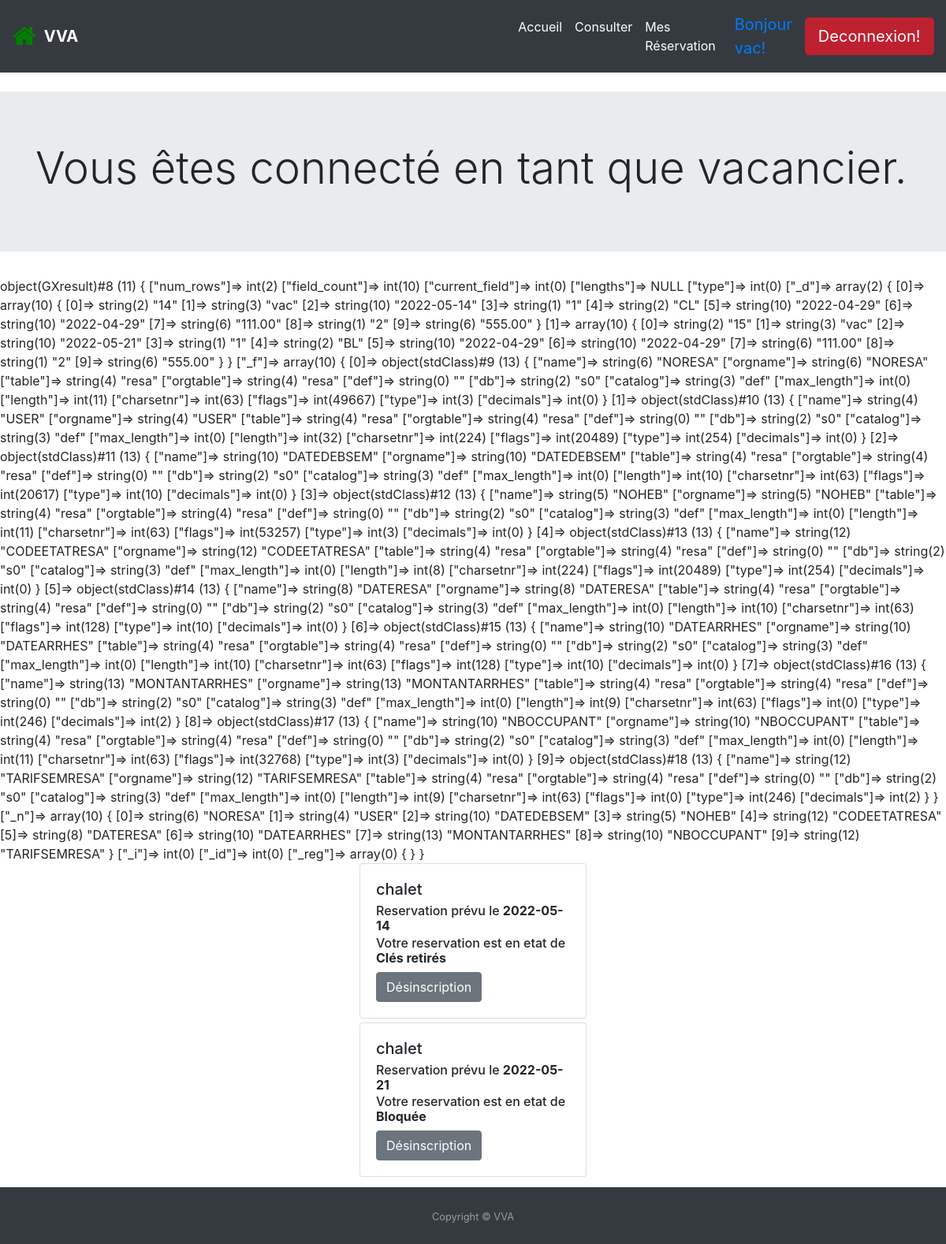
Screenshot of /page/mes_reservation.php (signed in) with the database file from the repository.
### tables this page shows
CREATE TABLE `resa` (
  `NORESA` int NOT NULL,
  `USER` char(8) NOT NULL,
  `DATEDEBSEM` date NOT NULL,
  `NOHEB` int NOT NULL,
  `CODEETATRESA` char(2) NOT NULL,
  `DATERESA` date DEFAULT NULL,
  `DATEARRHES` date DEFAULT NULL,
  `MONTANTARRHES` decimal(7,2) DEFAULT NULL,
  `NBOCCUPANT` int DEFAULT NULL,
  `TARIFSEMRESA` decimal(7,2) DEFAULT NULL
);

CREATE TABLE `hebergement` (
  `NOHEB` int NOT NULL,
  `CODETYPEHEB` char(5) NOT NULL,
  `NOMHEB` char(40) DEFAULT NULL,
  `NBPLACEHEB` int DEFAULT NULL,
  `SURFACEHEB` int DEFAULT NULL,
  `INTERNET` tinyint(1) DEFAULT NULL,
  `ANNEEHEB` int DEFAULT NULL,
  `SECTEURHEB` char(15) DEFAULT NULL,
  `ORIENTATIONHEB` char(5) DEFAULT NULL,
  `ETATHEB` char(32) DEFAULT NULL,
  `DESCRIHEB` char(200) DEFAULT NULL,
  `PHOTOHEB` char(50) DEFAULT NULL,
  `TARIFSEMHEB` decimal(7,2) DEFAULT NULL
);

CREATE TABLE `etat_resa` (
  `CODEETATRESA` char(2) NOT NULL,
  `NOMETATRESA` char(15) DEFAULT NULL
);

### includes/fonctions.php (called while the page is built, shortened)
<?php
function Connect()
{
    $con = mysqli_connect("localhost", "Os", "", "resa");
    return $con;
}
function GetHebergementChoisi($NOHEB)
{
    $con = Connect();
    mysqli_set_charset($con, "utf8");
    $sql = "SELECT * FROM hebergement WHERE NOHEB= '" . $NOHEB . "'";
    $resul = mysqli_query($con, $sql);
    return mysqli_fetch_assoc($resul);
}
function GetNomByTypeResa($codeetatresa)
{
    $con = Connect();
    mysqli_set_charset($con, "utf8");
    $req = "SELECT * FROM `etat_resa` WHERE `CODEETATRESA`= '$codeetatresa'";
    $resul = mysqli_query($con, $req);
    $resul = mysqli_fetch_array($resul, MYSQLI_ASSOC);
    return $resul;
}
function GetresevationByUser($user)
{
    $con = Connect();
    mysqli_set_charset($con, "utf8");
    $req = "SELECT * FROM `resa` WHERE `USER`= '$user' AND `CODEETATRESA` != 'AN' ";
    $resul = mysqli_query($con, $req);
    return $resul;
}

### page/mes_reservation.php (the view, shortened to what this page needs)
<?php
require_once('../includes/fonctions.php');
require_once('../includes/header.php');
?>
<div class="jumbotron jumbotron-fluid justify">
    <div class="container">
        <h1 class="display-4">Vous êtes connecté en tant que vacancier.</h1>
    </div>
</div>
<?php
$resevations = GetresevationByUser($_SESSION['login']);
var_dump($resevations);
if ($resevations != NULL) { ?>
    <?php foreach ($resevations as $revervation) :  ?>
        <?php $hebergement = $revervation['NOHEB'] ?>
        <div class="card" style="width: 18rem; margin: 0 auto; margin-bottom: .3em;">
            <div class="card-body">
                <h5 class="card-title"><? $hb = GetHebergementChoisi($hebergement);
                                        echo $hb['NOMHEB']; ?></h5>
                <h6 class="card-subtitle mb-2">Reservation prévu le <strong> <? echo $revervation['DATEDEBSEM'];
                                                                                ?> </strong></h6>
                <h6 class="card-subtitle mb-2">Votre reservation est en etat de <strong> <? $etat = GetNomByTypeResa($revervation['CODEETATRESA']);
                                                                                            echo $etat['NOMETATRESA']; ?> </strong></h6>
                <a href="../traitement/trt_annuler_resa.php?NORESA='<? echo $revervation['NORESA'] ?>'"><button type="submit" class="btn btn-secondary" name="annulation" value="Désinscription">Désinscription </button> </a>
            </div>
        </div>
    <?php endforeach ?>
<?php } else echo "no data"; ?>
<?php include "../includes/footer.php"; ?>

### style/style.css (style rules this page uses)
html { scroll-behavior: smooth; }
body { margin: 0px; padding: 0px; overflow-x: hidden; }
button { border: none; cursor: pointer }

### rows the page displays
resa: NOHEB.NOMHEB "chalet", DATEDEBSEM "2022-05-14", CODEETATRESA.NOMETATRESA "Clés retirés"
resa: NOHEB.NOMHEB "chalet", DATEDEBSEM "2022-05-21", CODEETATRESA.NOMETATRESA "Bloquée"

### other values shown
$_SESSION["login"] "vac"
